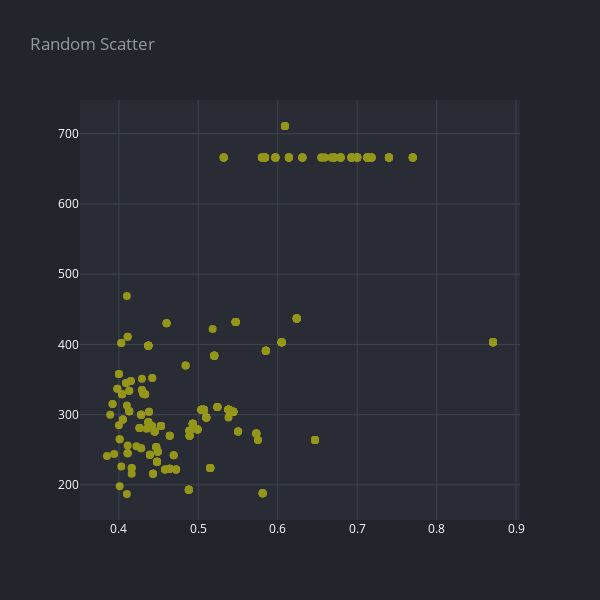

Notebook cell for this chart:
### Code cell
rng = np.random.RandomState(1)
X = np.dot(rng.rand(2, 2), rng.randn(2, 2000)).T

X = datasets.load_boston().data

Z = X[:,[4,9]]

s=scatter(Z[:, 0], Z[:, 1], '', mode='markers', size=8, color='yellow')
fig=go.Figure(data=s)

render(fig, 'Random Scatter', width=600, height=600)

### Figure 1 — Plotly figure (JSON) as saved in the notebook; plotly's stock layout.template omitted (floating-point values rounded to 4 significant figures; data arrays with more than 128 entries replaced by an {"elided": "..."} marker saying what was removed)
{"data": [{"marker": {"color": "yellow", "size": 8}, "mode": "markers", "name": "", "opacity": 0.5, "type": "scatter", "x": {"elided": "506 float values"}, "y": {"elided": "506 int values"}}], "layout": {"height": 600, "legend": {"font": {"color": "#ffffff"}}, "paper_bgcolor": "#22252B", "plot_bgcolor": "#292C34", "title": {"font": {"color": "#9398A4"}, "text": "Random Scatter"}, "width": 600, "xaxis": {"autorange": true, "gridcolor": "#3F434F", "range": [0.351, 0.905], "tickfont": {"color": "#ffffff"}, "title": {"font": {"color": "#ffffff"}}, "type": "linear", "zeroline": false}, "yaxis": {"autorange": true, "gridcolor": "#3F434F", "range": [150.0, 748.0], "tickfont": {"color": "#ffffff"}, "title": {"font": {"color": "#ffffff"}}, "type": "linear", "zeroline": false}}}
